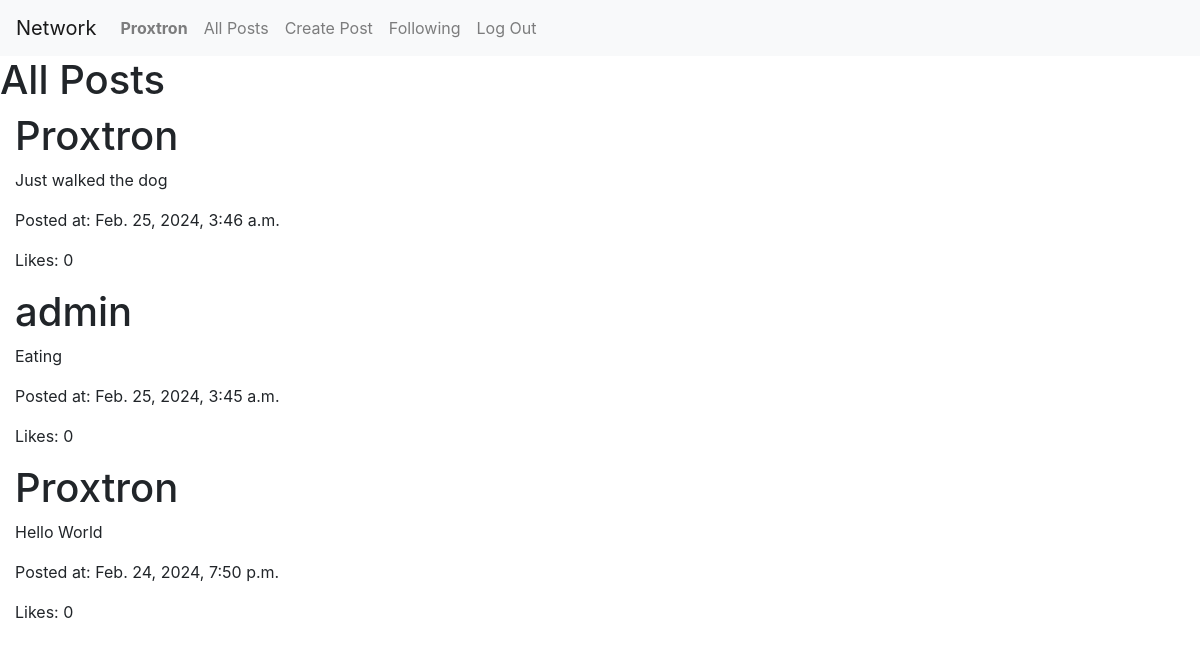
Screenshot of / (signed in) with the database file from the repository.
### network/models.py (models this page shows, shortened)
class User(AbstractUser):
    pass

class Post(models.Model):
    message = models.CharField(max_length=1000, default='')
    author = models.ForeignKey(
        User,
        on_delete=models.CASCADE,
        related_name="posts",
        null=True)
    timePosted = models.DateTimeField(auto_now_add=True)
    likeCount = models.IntegerField(default=0)

### network/views.py (the view)
# urls.py: path("", views.index, name="index"),
def index(request):
    allPostsDescending = Post.objects.order_by('-timePosted')
    return render(request, "network/index.html", {
        "allPostsDescending" : allPostsDescending
    })

### network/templates/network/index.html
{% extends "network/layout.html" %}
{% block body %}
<h1>All Posts</h1>
{% for post in allPostsDescending %}
    <div class="container-fluid">
        <div class="row">
            <div class="col">
                <h1>{{post.author}}</h1>
                <p>{{post.message}}</p>
                <p>Posted at: {{post.timePosted}}</p>
                <p>Likes: {{post.likeCount}}</p>
            </div>
        </div>
    </div>
{% endfor %}
{% endblock %}

### network/templates/network/layout.html (shortened to what this page needs)
{% load static %}
<!DOCTYPE html>
<html lang="en">
    <head>
        <link rel="stylesheet" href="https://stackpath.bootstrapcdn.com/bootstrap/4.4.1/css/bootstrap.min.css">
        <link href="{% static 'network/styles.css' %}" rel="stylesheet">
    </head>
    <body>
        <nav class="navbar navbar-expand-lg navbar-light bg-light">
            <a class="navbar-brand" href="#">Network</a>
            <div>
              <ul class="navbar-nav mr-auto">
                {% if user.is_authenticated %}
                    <li class="nav-item">
                        <a class="nav-link" href="#"><strong>{{ user.username }}</strong></a>
                    </li>
                {% endif %}
                <li class="nav-item">
                  <a class="nav-link" href="{% url 'index' %}">All Posts</a>
                </li>
                {% if user.is_authenticated %}
                    <li class='nav-item'>
                        <a class='nav-link' href="{% url 'create' %}">Create Post</a>
                    </li>
                    <li class="nav-item">
                        <a class="nav-link" href="#">Following</a>
                    </li>
                    <li class="nav-item">
                        <a class="nav-link" href="{% url 'logout' %}">Log Out</a>
                    </li>
                {% endif %}
              </ul>
            </div>
          </nav>
        <div class="body">
            {% block body %}
            {% endblock %}
        </div>
    </body>
</html>

### rows the page displays
User: username "Proxtron"
Post: author "Proxtron", message "Just walked the dog", timePosted "Feb. 25, 2024, 3:46 a.m.", likeCount "0"
Post: author "admin", message "Eating", timePosted "Feb. 25, 2024, 3:45 a.m.", likeCount "0"
Post: author "Proxtron", message "Hello World", timePosted "Feb. 24, 2024, 7:50 p.m.", likeCount "0"
